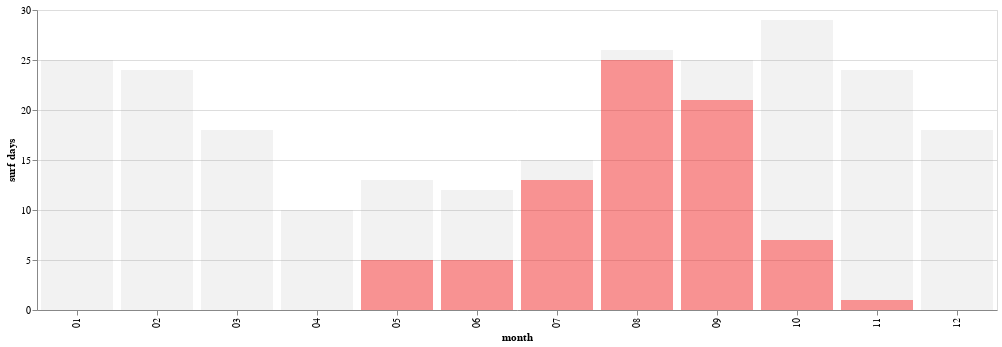

The cell this chart's notebook holds for it:
### Code cell
# hide_input
import altair as alt
from vega_datasets import data

select_box = alt.binding_select(options=list(monthly["wetsuit"].unique()))
selection = alt.selection_single(
    name="thickness of", fields=["wetsuit"], bind=select_box, init={"wetsuit": "3"}
)

base = (
    alt.Chart(monthly)
    .mark_bar(opacity=0.1, color="grey")
    .encode(
        x=alt.X(
            "month:N",
            sort=alt.SortField(field="month", order="ascending"),
            axis=alt.Axis(title="month"),
        ),
        y=alt.Y("sum(report_date)", axis=alt.Axis(title="surf days")),
    )
    .properties(width=alt.Step(80))  # controls width of bar.
)

alt.layer(
    base,
    alt.Chart(monthly)
    .mark_bar(opacity=0.4, color="red")
    .encode(
        x=alt.X(
            "month:N",
            sort=alt.SortField(field="month", order="ascending"),
            axis=alt.Axis(title="month"),
        ),
        y=alt.Y("sum(report_date)", axis=alt.Axis(title="surf days")),
        tooltip="wetsuit",
    )
    .add_selection(selection)
    .transform_filter(selection),
)

### Figure 1 — Vega-Lite specification as saved in the notebook (floating-point values rounded to 4 significant figures)
{"config": {"view": {"continuousWidth": 400, "continuousHeight": 300}}, "layer": [{"mark": {"type": "bar", "color": "grey", "opacity": 0.1}, "encoding": {"x": {"type": "nominal", "axis": {"title": "month"}, "field": "month", "sort": {"field": "month", "order": "ascending"}}, "y": {"type": "quantitative", "aggregate": "sum", "axis": {"title": "surf days"}, "field": "report_date"}}, "width": {"step": 80}}, {"mark": {"type": "bar", "color": "red", "opacity": 0.4}, "encoding": {"tooltip": {"type": "nominal", "field": "wetsuit"}, "x": {"type": "nominal", "axis": {"title": "month"}, "field": "month", "sort": {"field": "month", "order": "ascending"}}, "y": {"type": "quantitative", "aggregate": "sum", "axis": {"title": "surf days"}, "field": "report_date"}}, "selection": {"thickness of": {"type": "single", "fields": ["wetsuit"], "bind": {"input": "select", "options": ["5", "6", "4", "3"]}, "init": {"wetsuit": "3"}}}, "transform": [{"filter": {"selection": "thickness of"}}]}], "data": {"name": "data-58e6156b8af825c3f24affff8f583262"}, "$schema": "https://vega.github.io/schema/vega-lite/v4.8.1.json", "datasets": {"data-58e6156b8af825c3f24affff8f583262": [{"month": "01", "wetsuit": "5", "report_date": 6}, {"month": "01", "wetsuit": "6", "report_date": 19}, {"month": "02", "wetsuit": "5", "report_date": 7}, {"month": "02", "wetsuit": "6", "report_date": 17}, {"month": "03", "wetsuit": "5", "report_date": 15}, {"month": "03", "wetsuit": "6", "report_date": 3}, {"month": "04", "wetsuit": "4", "report_date": 1}, {"month": "04", "wetsuit": "5", "report_date": 9}, {"month": "05", "wetsuit": "3", "report_date": 5}, {"month": "05", "wetsuit": "4", "report_date": 6}, {"month": "05", "wetsuit": "5", "report_date": 2}, {"month": "06", "wetsuit": "3", "report_date": 5}, {"month": "06", "wetsuit": "4", "report_date": 7}, {"month": "07", "wetsuit": "3", "report_date": 13}, {"month": "07", "wetsuit": "4", "report_date": 2}, {"month": "08", "wetsuit": "3", "report_date": 25}, {"month": "08", "wetsuit": "4", "report_date": 1}, {"month": "09", "wetsuit": "3", "report_date": 21}, {"month": "09", "wetsuit": "4", "report_date": 4}, {"month": "10", "wetsuit": "3", "report_date": 7}, {"month": "10", "wetsuit": "4", "report_date": 17}, {"month": "10", "wetsuit": "5", "report_date": 5}, {"month": "11", "wetsuit": "3", "report_date": 1}, {"month": "11", "wetsuit": "4", "report_date": 2}, {"month": "11", "wetsuit": "5", "report_date": 21}, {"month": "12", "wetsuit": "5", "report_date": 14}, {"month": "12", "wetsuit": "6", "report_date": 4}]}}
